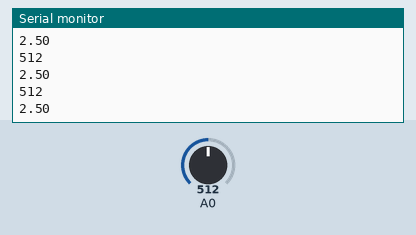
Recording of a sketch running on a simulated Arduino Uno, built with avr-gcc and run on an emulated ATmega328P. On the bench: the last lines printed to the serial monitor. Inputs (shaded band) come from the test bench; at power-on: A0 = 512.

Above: at 1.3 s.
1.4 s: A0 set to 716
At 1.81 s:
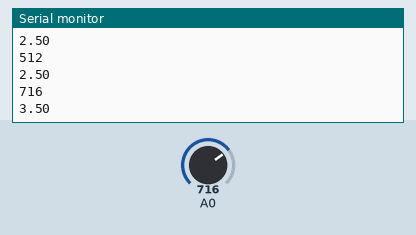
2.9 s: A0 set to 900
At 3.31 s:
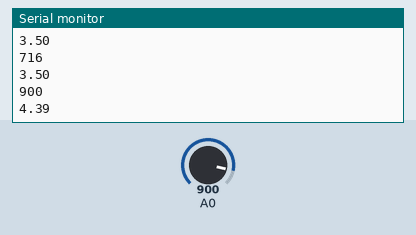
Timing chart, 0 to 5.9 s (numbered marks = the images above; inputs shaded):
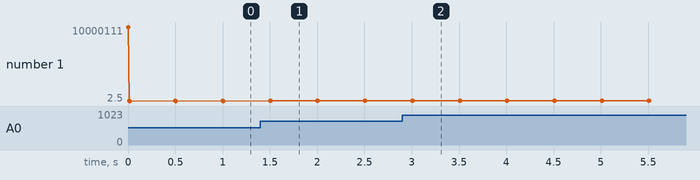

Measured:
- after the input at 1.4 s, the serial monitor: prints a new line after 0.10 s (image 1)
- after the input at 2.9 s, the serial monitor: prints a new line after 0.10 s (image 2)
- plotted number 1: 2.5 → 3.5 after the input at 1.4 s, 3.5 → 4.39 after the input at 2.9 s

The sketch:

02_ADC.ino
```cpp
/*
   ADC_freq = CLK / Prescaler_val
   50k < ADC_freq < 200k for the best conversion when using 10 bits.
*/


void setup() {

  Serial.begin(9600);

  // ADC A0 - A5
  ADMUX = 1 << REFS0; // Vref = 5.0V
  ADMUX |= 0;// A0 - A5: 0 - 5
  ADCSRA = 1 << ADEN; // ADC enable
  ADCSRA |= (1 << ADPS2) | (1 << ADPS1) | (1 << ADPS0); // prescaler = 128: 125 kHz
  Serial.println(ADCSRA, BIN);

}


void loop() {

  int val; // ADC result

  while (true) {
    ADCSRA |= 1 << ADSC; // start ADC
    while (ADCSRA & (1 << ADSC)) {
      // ADC now
    }
    val = ADCL; // read ADCL first
    val = (ADCH << 8) | val; // result
    Serial.println(val);
    Serial.println(val / 1024.0 * 5.0);
    delay(500);
  }

}
```
